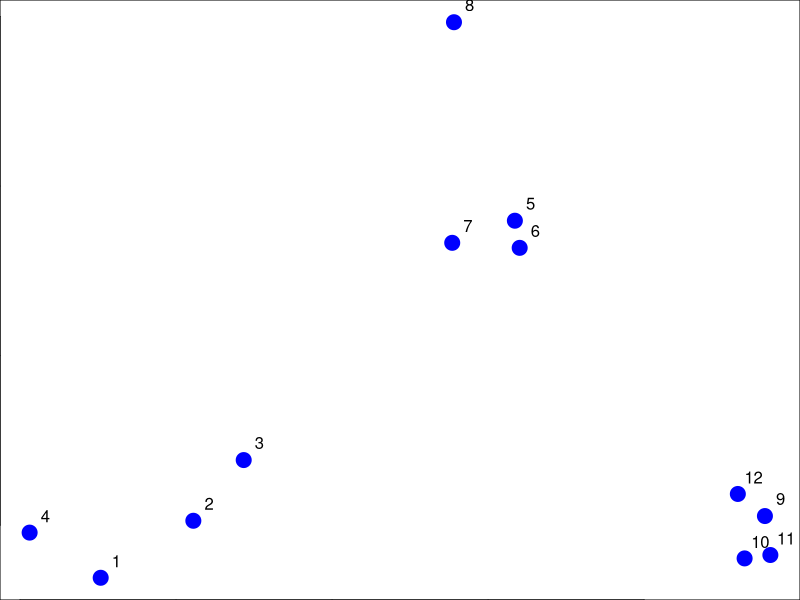
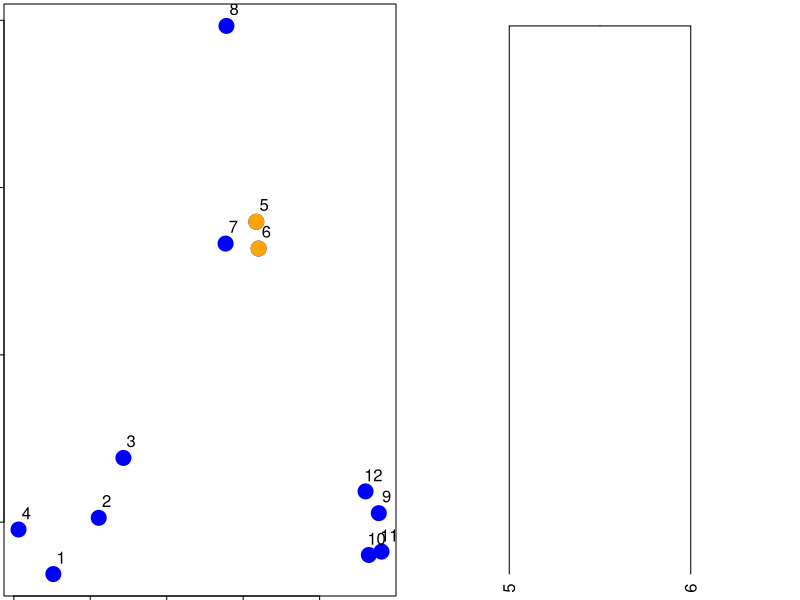
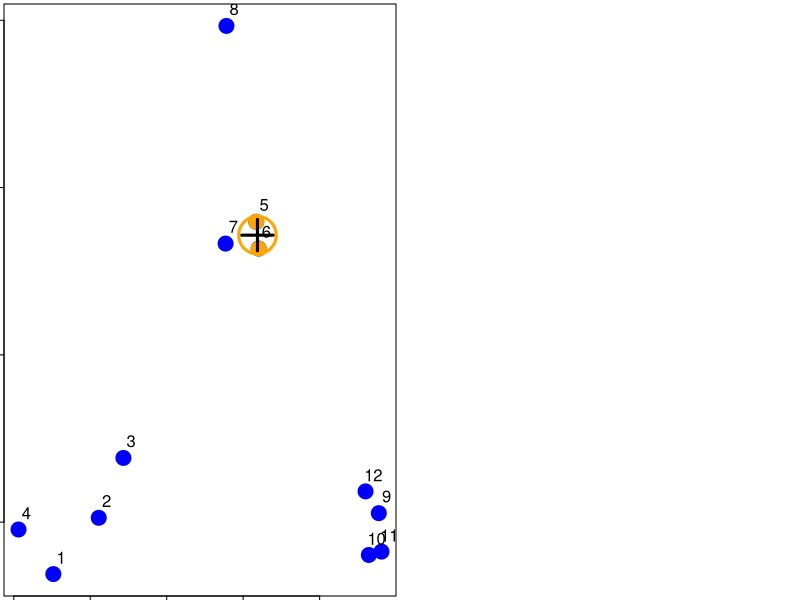
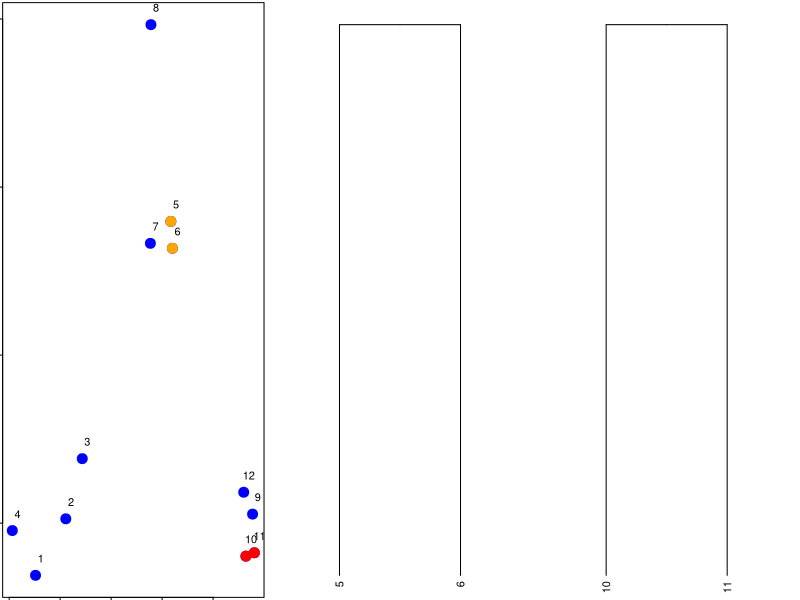
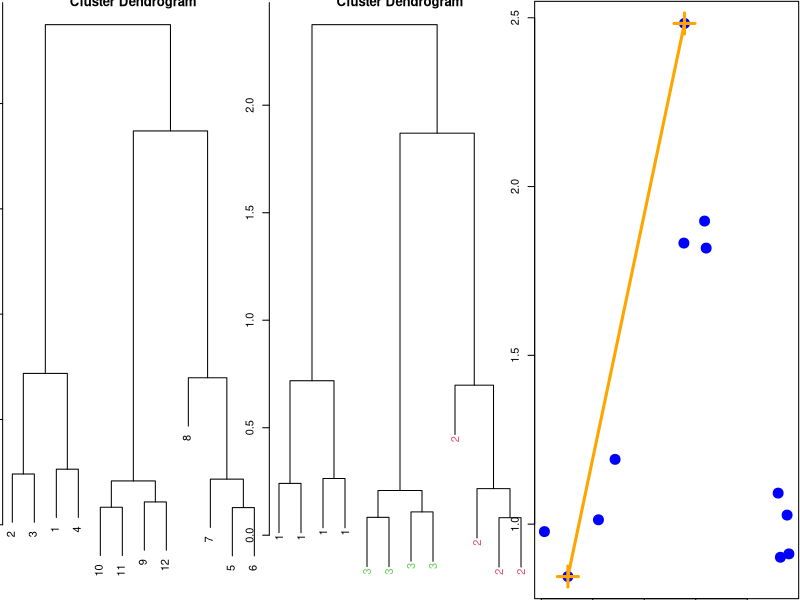
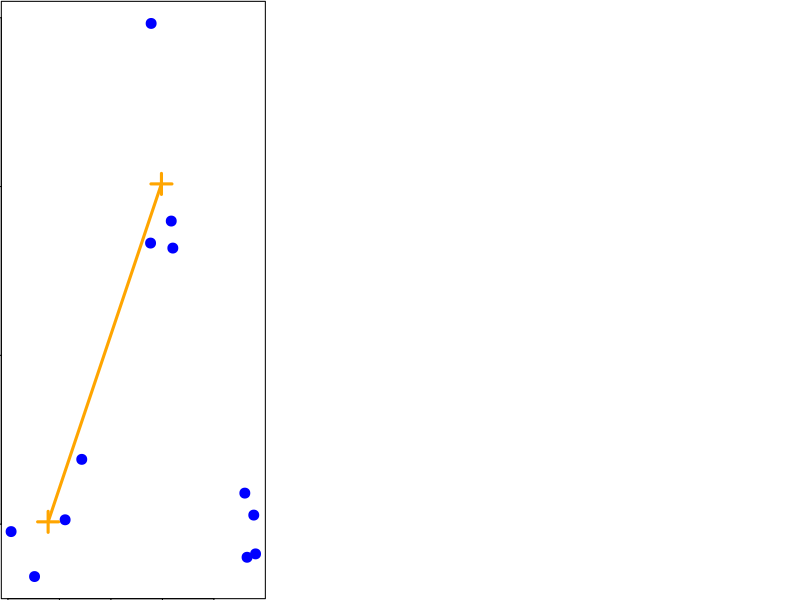
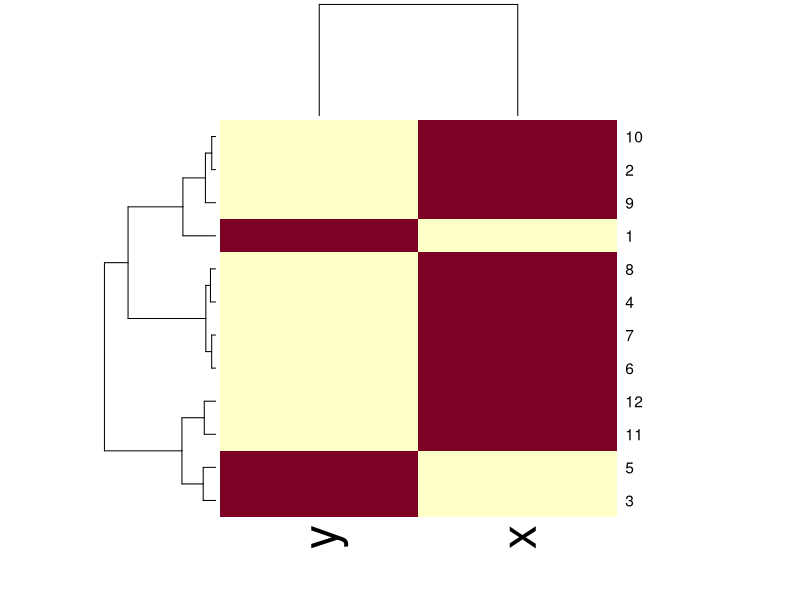

Reproduce these figures in R, in order.
## ---- chunk 1
set.seed(1234); par(mar=c(0,0,0,0))
x <- rnorm(12,mean=rep(1:3,each=4),sd=0.2)
y <- rnorm(12,mean=rep(c(1,2,1),each=4),sd=0.2)
plot(x,y,col="blue",pch=19,cex=2)
text(x+0.05,y+0.05,labels=as.character(1:12))
## ---- chunk 2
dataFrame <- data.frame(x=x,y=y)
dist(dataFrame)
## ---- chunk 3
library(fields)
dataFrame <- data.frame(x=x,y=y)
rdistxy <- rdist(dataFrame)
diag(rdistxy) <- diag(rdistxy) + 1e5

# Find the index of the points with minimum distance
ind <- which(rdistxy == min(rdistxy),arr.ind=TRUE)
par(mfrow=c(1,2),mar=rep(0.2,4))
# Plot the points with the minimum overlayed
plot(x,y,col="blue",pch=19,cex=2)
text(x+0.05,y+0.05,labels=as.character(1:12))
points(x[ind[1,]],y[ind[1,]],col="orange",pch=19,cex=2)

# Make a cluster and cut it at the right height
distxy <- dist(dataFrame)
hcluster <- hclust(distxy)
dendro <- as.dendrogram(hcluster)
cutDendro <- cut(dendro,h=(hcluster$height[1]+0.00001) )
plot(cutDendro$lower[[11]],yaxt="n")
## ---- chunk 4
library(fields)
dataFrame <- data.frame(x=x,y=y)
rdistxy <- rdist(dataFrame)
diag(rdistxy) <- diag(rdistxy) + 1e5

# Find the index of the points with minimum distance
ind <- which(rdistxy == min(rdistxy),arr.ind=TRUE)
par(mar=rep(0.2,4))
# Plot the points with the minimum overlayed
plot(x,y,col="blue",pch=19,cex=2)
text(x+0.05,y+0.05,labels=as.character(1:12))
points(x[ind[1,]],y[ind[1,]],col="orange",pch=19,cex=2)
points(mean(x[ind[1,]]),mean(y[ind[1,]]),col="black",cex=3,lwd=3,pch=3)
points(mean(x[ind[1,]]),mean(y[ind[1,]]),col="orange",cex=5,lwd=3,pch=1)


## ---- chunk 5
library(fields)
dataFrame <- data.frame(x=x,y=y)
rdistxy <- rdist(dataFrame)
diag(rdistxy) <- diag(rdistxy) + 1e5

# Find the index of the points with minimum distance
ind <- which(rdistxy == rdistxy[order(rdistxy)][3],arr.ind=TRUE)
par(mfrow=c(1,3),mar=rep(0.2,4))
# Plot the points with the minimum overlayed
plot(x,y,col="blue",pch=19,cex=2)
text(x+0.05,y+0.05,labels=as.character(1:12))
points(x[c(5,6)],y[c(5,6)],col="orange",pch=19,cex=2)
points(x[ind[1,]],y[ind[1,]],col="red",pch=19,cex=2)

# Make dendogram plots
distxy <- dist(dataFrame)
hcluster <- hclust(distxy)
dendro <- as.dendrogram(hcluster)
cutDendro <- cut(dendro,h=(hcluster$height[2]) )
plot(cutDendro$lower[[10]],yaxt="n")
plot(cutDendro$lower[[5]],yaxt="n")

## ---- chunk 6
dataFrame <- data.frame(x=x,y=y)
distxy <- dist(dataFrame)
hClustering <- hclust(distxy)
plot(hClustering)
## ---- chunk 7
myplclust <- function( hclust, lab=hclust$labels, lab.col=rep(1,length(hclust$labels)), hang=0.1,...){
  ## modifiction of plclust for plotting hclust objects *in colour*!
  ## Copyright Eva KF Chan 2009
  ## Arguments:
  ##    hclust:    hclust object
  ##    lab:        a character vector of labels of the leaves of the tree
  ##    lab.col:    colour for the labels; NA=default device foreground colour
  ##    hang:     as in hclust & plclust
  ## Side effect:
  ##    A display of hierarchical cluster with coloured leaf labels.
  y <- rep(hclust$height,2); x <- as.numeric(hclust$merge)
  y <- y[which(x<0)]; x <- x[which(x<0)]; x <- abs(x)
  y <- y[order(x)]; x <- x[order(x)]
  plot( hclust, labels=FALSE, hang=hang, ... )
  text( x=x, y=y[hclust$order]-(max(hclust$height)*hang),
        labels=lab[hclust$order], col=lab.col[hclust$order], 
        srt=90, adj=c(1,0.5), xpd=NA, ... )
}

## ---- chunk 8
dataFrame <- data.frame(x=x,y=y)
distxy <- dist(dataFrame)
hClustering <- hclust(distxy)
myplclust(hClustering,lab=rep(1:3,each=4),lab.col=rep(1:3,each=4))
## ---- chunk 9
dataFrame <- data.frame(x=x,y=y)
par(mar=rep(0.1,4))
plot(x,y,col="blue",pch=19,cex=2)
points(x[8],y[8],col="orange",pch=3,lwd=3,cex=3)
points(x[1],y[1],col="orange",pch=3,lwd=3,cex=3)
segments(x[8],y[8],x[1],y[1],lwd=3,col="orange")

## ---- chunk 10
dataFrame <- data.frame(x=x,y=y)
par(mar=rep(0.1,4))
plot(x,y,col="blue",pch=19,cex=2)
points(mean(x[1:4]),mean(y[1:4]),col="orange",pch=3,lwd=3,cex=3)
points(mean(x[5:8]),mean(y[5:8]),col="orange",pch=3,lwd=3,cex=3)
segments(mean(x[1:4]),mean(y[1:4]),mean(x[5:8]),mean(y[5:8]),lwd=3,col="orange")

## ---- chunk 11
dataFrame <- data.frame(x=x,y=y)
set.seed(143)
dataMatrix <- as.matrix(dataFrame)[sample(1:12),]
heatmap(dataMatrix)
